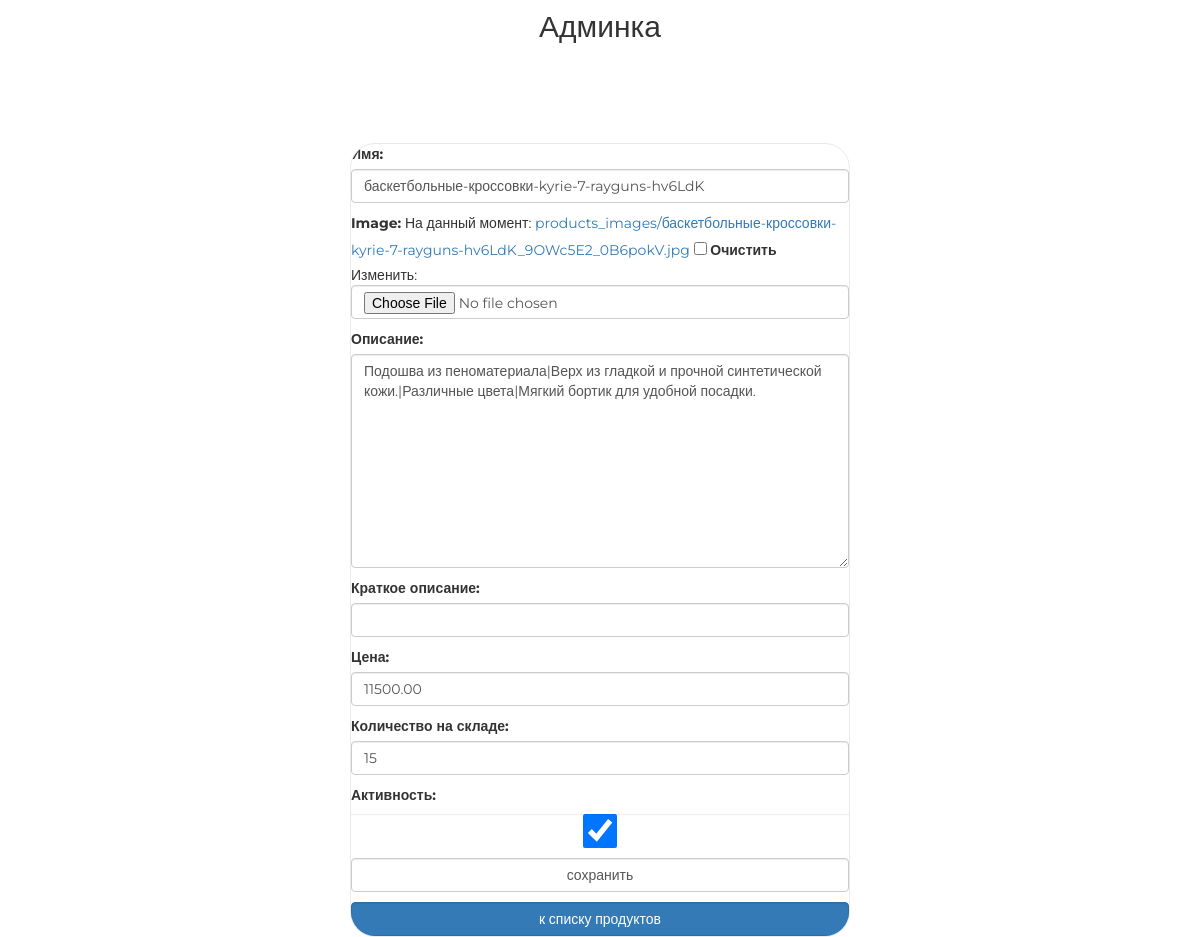
/new/admin/product/update/3/ (signed in), run on the app's committed database.
### mainapp/models.py (models this page shows, shortened)
class Product(models.Model):
    category = models.ForeignKey(ProductCategory, on_delete=models.CASCADE)
    name = models.CharField('имя', max_length=64)
    image = models.ImageField(upload_to='products_images', blank=True)
    description = models.TextField('описание', blank=True)
    short_desc = models.CharField(
        'краткое описание', max_length=200, blank=True)
    price = models.DecimalField(
        'цена', max_digits=8, decimal_places=2, default=0)
    quantity = models.PositiveIntegerField('количество на складе', default=0)
    is_active = models.BooleanField('активность', db_index=True, default=True)
    class Meta:
        verbose_name = 'продукт'
        verbose_name_plural = 'продукты'
        ordering = ['name']

### adminapp/views.py (the view, shortened to what this page needs)
# urls.py: path('product/update/<int:pk>/', adminapp.ProductUpdate.as_view(),
class ProductUpdate(SuperUserOnlyMixin, PageTitleMixin, UpdateView):
    model = Product
    form_class = AdminProductUpdateForm
    page_title = 'админка/категории/продукты/редактирование'

### adminapp/forms.py
class AdminProductUpdateForm(ModelForm):
    class Meta:
        model = Product
        fields = '__all__'
    def __init__(self, *args, **kwargs):
        super().__init__(*args, **kwargs)
        for field_name, field in self.fields.items():
            field.widget.attrs['class'] = 'form-control'
            if field_name == 'category':
                field.widget = HiddenInput()

### adminapp/views.py (called while the page is built)
    @method_decorator(user_passes_test(lambda user: user.is_superuser))
    def dispatch(self, request, *args, **kwargs):
        return super().dispatch(request, *args, **kwargs)

    def get_context_data(self, **kwargs):
        context = super().get_context_data(**kwargs)
        context[self.page_title_key] = self.page_title
        return context

### mainapp/context_processors.py (called while the page is built)
def categories(request):
    return {
        'menu': ProductCategory.objects.filter(is_active=True)
    }

### adminapp/templates/mainapp/product_form.html (shortened to what this page needs)
{% extends 'adminapp/base.html' %}
{% load static %}
{% block container %}
    <div class="login">
        <form class="form-horizontal" method="post" enctype="multipart/form-data">
            {{ form.as_p }}
            <input class="form-control" type="submit" value="сохранить">
        </form>
        <a href="{% url 'new_admin:category_products' object.category_id %}"
           class="btn btn-primary form-control last">
            к списку продуктов
        </a>
    </div>
{% endblock %}

### static/css/style.css (style rules this page uses)
* { margin: 0; padding: 0; }
body { font-family: 'Montserrat', sans-serif; }
html, body { height: 100%; }
.login { background: #fff; border: 1px solid #eaeaea; border-radius: 25px; overflow: hidden; width: 28em; min-width: 500px; margin: 100px auto; position: relative; display: block; }
.login .form-control[type="submit"] { margin: 10px auto; }
.login form { margin-bottom: 10px; }

### data on the page
Product: name "баскетбольные-кроссовки-kyrie-7-rayguns-hv6LdK", description "Подошва из пеноматериала|Верх из гладкой и прочной синтетической кожи.|Различные цвета|Мягкий бортик для удобной посадки.", price "11500.00", quantity "15", is_active "☑"
